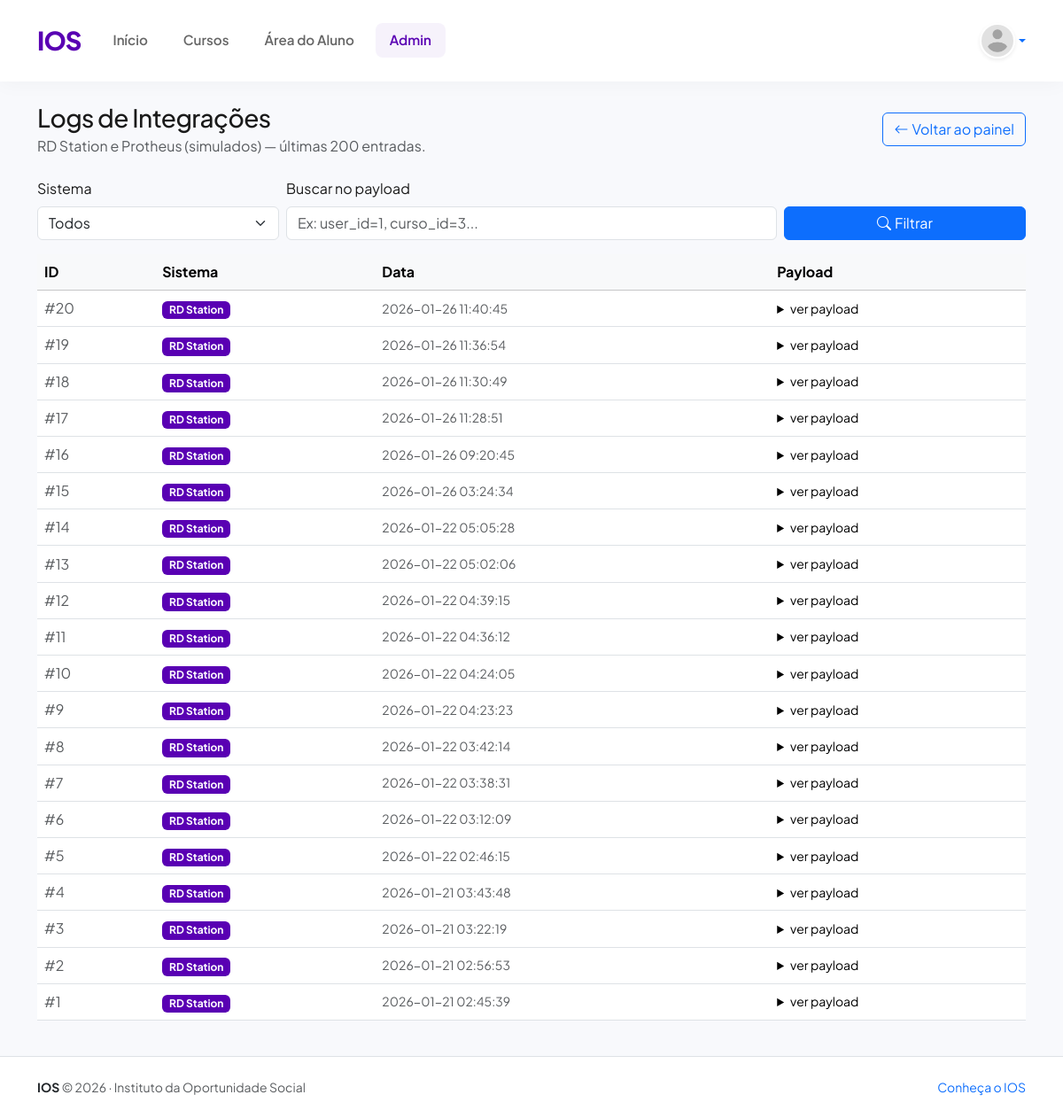
Page /admin/integracoes.php (signed in) on the committed database.
### tables this page shows
CREATE TABLE `integracoes_log` (
  `id` int NOT NULL AUTO_INCREMENT,
  `sistema` varchar(50) DEFAULT NULL,
  `payload` text,
  `criado_em` timestamp NULL DEFAULT CURRENT_TIMESTAMP,
  PRIMARY KEY (`id`)
);

### admin/integracoes.php (the view, shortened to what this page needs)
<?php
require __DIR__ . '/../config/db.php';
require __DIR__ . '/../partials/header.php';
$sistema = $_GET['sistema'] ?? '';
$q = trim((string)($_GET['q'] ?? ''));
$where = [];
$whereSql = $where ? ('WHERE ' . implode(' AND ', $where)) : '';
$sql = "SELECT * FROM integracoes_log {$whereSql} ORDER BY id DESC LIMIT 200";
$stmt = $conn->prepare($sql);
$stmt->execute();
$result = $stmt->get_result();
$rows = [];
while ($row = $result->fetch_assoc()) {
    $rows[] = $row;
}
?>
<div class="container">
  <div class="d-flex flex-column flex-lg-row align-items-start align-items-lg-center justify-content-between gap-3 mb-4">
    <div>
      <h1 class="h3 mb-1">Logs de Integrações</h1>
      <div class="text-muted">RD Station e Protheus (simulados) — últimas 200 entradas.</div>
    </div>
    <div class="d-flex gap-2">
      <a class="btn btn-outline-primary" href="dashboard.php"><i class="bi bi-arrow-left me-1"></i>Voltar ao painel</a>
    </div>
  </div>
  <form class="row g-2 align-items-end mb-3" method="get">
    <div class="col-12 col-md-3">
      <label class="form-label">Sistema</label>
      <select name="sistema" class="form-select">
        <option value="" <?= $sistema === '' ? 'selected' : '' ?>>Todos</option>
      </select>
    </div>
    <div class="col-12 col-md-6">
      <label class="form-label">Buscar no payload</label>
      <input name="q" value="<?= htmlspecialchars($q, ENT_QUOTES, 'UTF-8') ?>" class="form-control" placeholder="Ex: user_id=1, curso_id=3...">
    </div>
    <div class="col-12 col-md-3 d-grid">
      <button class="btn btn-primary"><i class="bi bi-search me-1"></i>Filtrar</button>
    </div>
  </form>
  <?php if (empty($rows)): ?>
    <div class="alert alert-warning">Nenhum log encontrado com os filtros atuais.</div>
  <?php else: ?>
    <div class="table-responsive">
      <table class="table table-hover align-middle">
        <thead class="table-light">
          <tr>
            <th>ID</th>
            <th>Sistema</th>
            <th>Data</th>
            <th>Payload</th>
          </tr>
        </thead>
        <tbody>
          <?php foreach ($rows as $row): ?>
            <tr>
              <td class="text-muted">#<?= (int)($row['id'] ?? 0) ?></td>
              <td>
                <?php $sys = (string)($row['sistema'] ?? ''); ?>
                <span class="badge <?= $sys === 'Protheus' ? 'text-bg-dark' : 'text-bg-primary' ?>">
                  <?= htmlspecialchars($sys, ENT_QUOTES, 'UTF-8') ?>
                </span>
              </td>
              <td class="small text-muted">
                <?= htmlspecialchars((string)($row['criado_em'] ?? $row['created_at'] ?? $row['data'] ?? ''), ENT_QUOTES, 'UTF-8') ?>
              </td>
              <td>
                <details>
                  <summary class="small">ver payload</summary>
                </details>
              </td>
            </tr>
          <?php endforeach; ?>
        </tbody>
      </table>
    </div>
  <?php endif; ?>
</div>
<?php require __DIR__ . '/../partials/footer.php'; ?>

### assets/css/site.css (style rules this page uses)
:root { --ios-purple: #5900b3; --ios-purple-dark: #3a0076; --ios-purple-light: #7f2ecc; --ios-white: #ffffff; --ios-gray-light: #f8f9fc; --ios-text-dark: #1a1a1a; --ios-text-muted: #666666; --bs-primary: var(--ios-purple); --bs-primary-rgb: 89, 0, 179; --bs-body-font-family: "Plus Jakarta Sans", sans-serif; --bs-btn-border-radius: 0.75rem; --shadow-sm: 0 2px 8px rgba(89, 0, 179, 0.08); --shadow-md: 0 8px 24px rgba(89, 0, 179, 0.12); --shadow-lg: 0 16px 48px rgba(89, 0, 179, 0.18); --shadow-hover: 0 20px 60px rgba(89, 0, 179, 0.25); --transition-base: all 0.3s cubic-bezier(0.25, 0.46, 0.45, 0.94); }
body { font-family: var(--bs-body-font-family); color: var(--ios-text-dark); background-color: var(--ios-gray-light); overflow-x: hidden; }
h1, h2, h3, h4, h5, h6 { font-weight: 700; color: var(--ios-purple-dark); letter-spacing: -0.02em; }
a { text-decoration: none; transition: var(--transition-base); }

### rows in the picture
integracoes_log: id "20", sistema "RD Station", criado_em "2026-01-26 11:40:45"
integracoes_log: id "19", sistema "RD Station", criado_em "2026-01-26 11:36:54"
integracoes_log: id "18", sistema "RD Station", criado_em "2026-01-26 11:30:49"
integracoes_log: id "17", sistema "RD Station", criado_em "2026-01-26 11:28:51"
integracoes_log: id "16", sistema "RD Station", criado_em "2026-01-26 09:20:45"
integracoes_log: id "15", sistema "RD Station", criado_em "2026-01-26 03:24:34"
integracoes_log: id "14", sistema "RD Station", criado_em "2026-01-22 05:05:28"
integracoes_log: id "13", sistema "RD Station", criado_em "2026-01-22 05:02:06"
integracoes_log: id "12", sistema "RD Station", criado_em "2026-01-22 04:39:15"
integracoes_log: id "11", sistema "RD Station", criado_em "2026-01-22 04:36:12"
integracoes_log: id "10", sistema "RD Station", criado_em "2026-01-22 04:24:05"
integracoes_log: id "9", sistema "RD Station", criado_em "2026-01-22 04:23:23"
integracoes_log: id "8", sistema "RD Station", criado_em "2026-01-22 03:42:14"
integracoes_log: id "7", sistema "RD Station", criado_em "2026-01-22 03:38:31"
integracoes_log: id "6", sistema "RD Station", criado_em "2026-01-22 03:12:09"
integracoes_log: id "5", sistema "RD Station", criado_em "2026-01-22 02:46:15"
integracoes_log: id "4", sistema "RD Station", criado_em "2026-01-21 03:43:48"
integracoes_log: id "3", sistema "RD Station", criado_em "2026-01-21 03:22:19"
integracoes_log: id "2", sistema "RD Station", criado_em "2026-01-21 02:56:53"
integracoes_log: id "1", sistema "RD Station", criado_em "2026-01-21 02:45:39"
